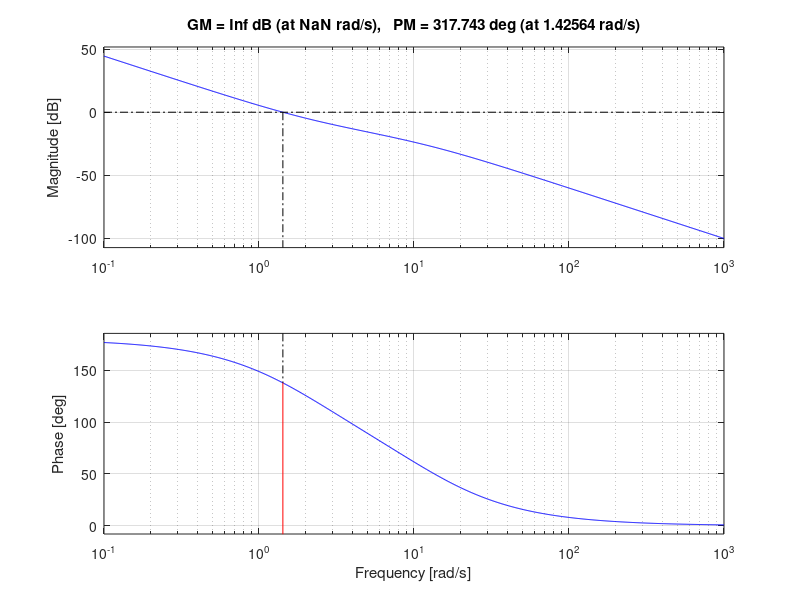
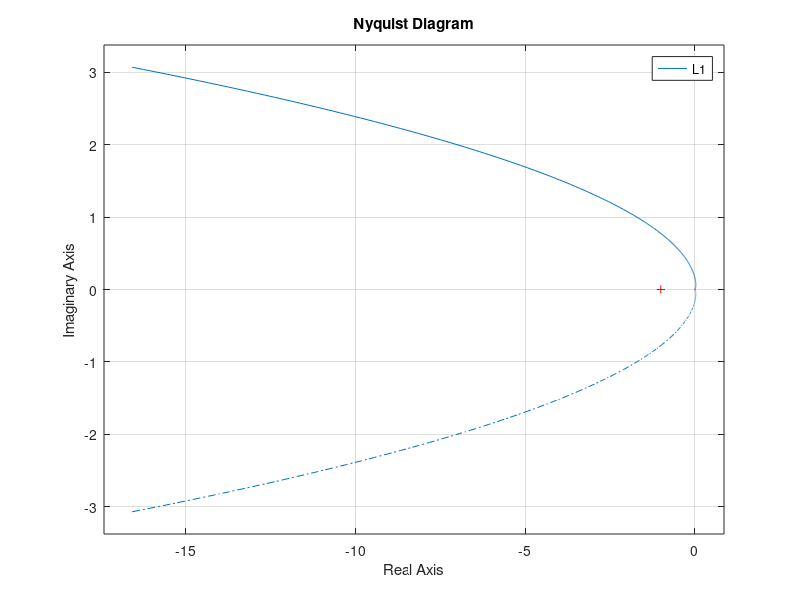
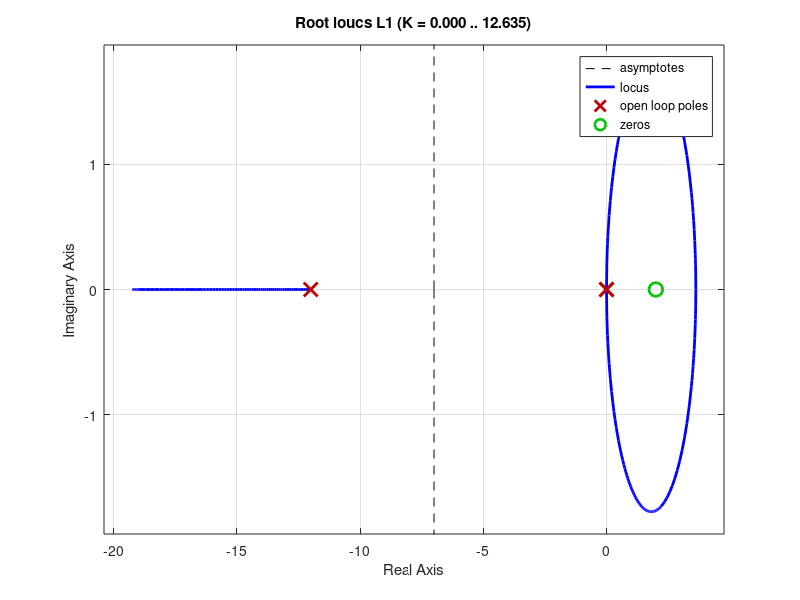
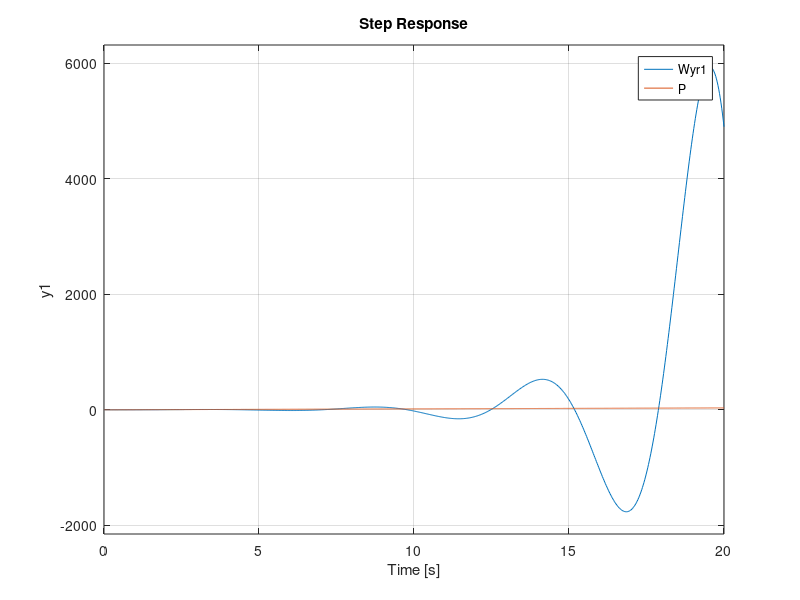

The MATLAB script that drew these images, in order: (Note: this script raises an error after producing the figures.)
clc
clear all
close all

%% Esame 2:
%errore <= 10% a regime con ingresso a rampa;
%sovraelongazioni <= 20%
s = tf('s');
P = 10*(2-s)/(s*(s+12));

% Sistema a fase non minima (zero in +2) instabile (per il Criterio di
% Cartesio, infatti manca il termine di grado zero). 

%% Studiamo le caratteristiche del sistema:

figure(1);
margin(P);
grid on;

figure(2);
nyquist(P);
grid on;

figure(3);
rlocus(P);
grid on;

figure(4);
step(P);
grid on;

%% Errore a regime per un ingresso a rampa:

C1= 1/s;

L1= minreal(C1 * P);

Wyr1= minreal(L1/(1+L1));

figure(1);
margin(L1);
grid on;

figure(2);
nyquist(L1);
grid on;

figure(3);
rlocus(L1);
grid on;

figure(4);
step(Wyr1, P);
legend;
grid on;

% Notiamo che un polo nello zero si può negativizzare, mentre l'altro parte
% ad uno zero improrpio a più infinito. Vogliamo portare quel ramo a
% transitare, anche per un breve periodo, nel semipiano sinistro. Per
% farlo, proviamo a cancellare il polo più negativo (veloce) che si trova
% in -3.41421 +oJ.

%% Cancellazione polo veloce stabile:


tau_z1= 1/3.41421;
tau_p1= 1/5;

C2= Kc * C1 * (1+tau_z1*s)/(1+tau_p1*s);

L2= minreal(C2*P);

Wyr2= minreal(L2/(1+L2));


figure(1);
margin(L2);
grid on;

figure(2);
nyquist(L2);
grid on;

figure(3);
rlocus(L2);
grid on;

figure(4);
step(Wyr2, Wyr1);
legend;
grid on;

% Si nota che ci sono due rami nel semipiano sinistro che "convergono" ad
% uno zero a meno infinito: questo è un problema in quanto il ramo che va a
% più infinito non può intersecarli per andare nel semipiano sinistro.
% Inoltre, non ci sono "spazi liberi" tra il polo instabile in zero e gli
% altri poli, impedendo, quindi, di aggiungere uno zero e sistemarla così.
% Quel che possiamo fare è accartocciare i due rami a meno infinito su uno
% zero stabile e sperare che il polo instabile in zero se ne vada ad uno
% zero improprio a meno infinito.

%% Aggiunta di uno zero ad hoc:

Kc= -1;

tau_z2= 1/3; % Basta che sia dopo ambo i poli stabili;
tau_p2= 1/50;

C3= Kc*C2*(1+tau_z2*s)/(1+tau_p2*s);

L3= minreal(C3*P);

Wyr3= minreal(L3/(1+L3));

figure(1);
margin(L3);
grid on;

figure(2);
nyquist(L3);
grid on;

figure(3);
rlocus(L3);
grid on;

figure(4);
step(Wyr3, Wyr2);
legend;
grid on;

% Notiamo che con un guadagno negativo riusciamo a ribaltare il luogo e a
% creare un gap tra il polo instabile nell'origine e gli altri poli, un gap
% dove è finalmente possibile aggiungere uno zero:

%% Aggiunta zero stabilizzante:

Kc2= 9.9;
tau_z3= 1/0.5;
tau_p3= 1/100;

C4= Kc2* C3*(1+tau_z3*s)/(1+tau_p3*s);

L4= minreal(C4 * P);

Wyr4= minreal(L4/(1+L4));

figure(1);
margin(L4);
grid on;

figure(2);
nyquist(L4);
grid on;

figure(3);
rlocus(L4);
grid on;

figure(4);
step(Wyr4);
grid on;

% Il sistema risulta quindi essere stabilizzato per ingressi a rampa. 

%% Simulazione ingresso a rampa:

time = 0:0.1:100;
y = lsim(Wyr4, time, time);
% Plot inseguimento rampa
figure(1)
hold on
plot(time, y)
plot(time,time)
hold off
legend('Wyr4')
grid on
